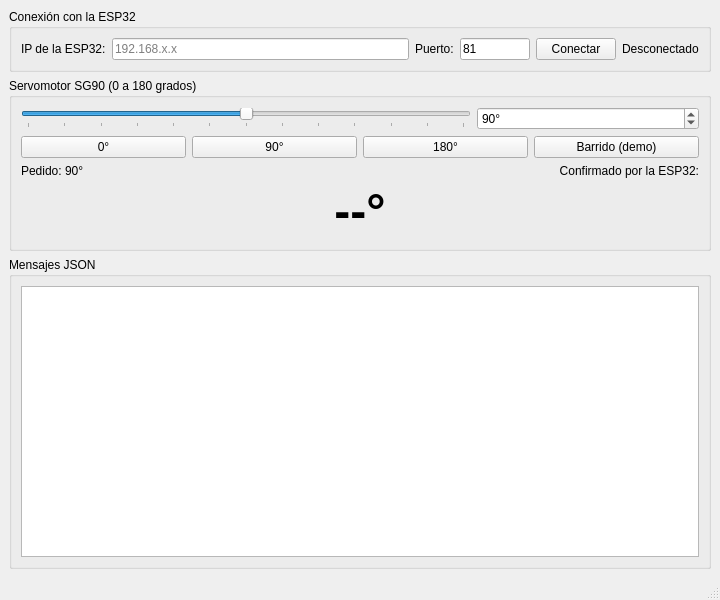
<?xml version="1.0" encoding="UTF-8"?>
<ui version="4.0">
 <class>MainWindow</class>
 <widget class="QMainWindow" name="MainWindow">
  <property name="geometry">
   <rect>
    <x>0</x>
    <y>0</y>
    <width>720</width>
    <height>600</height>
   </rect>
  </property>
  <property name="windowTitle">
   <string>TC05 - Servomotor SG90 por WebSocket (JSON)</string>
  </property>
  <widget class="QWidget" name="centralwidget">
   <layout class="QVBoxLayout" name="layoutPrincipal">
    <item>
     <widget class="QGroupBox" name="grupoConexion">
      <property name="title">
       <string>Conexión con la ESP32</string>
      </property>
      <layout class="QHBoxLayout" name="layoutConexion">
       <item>
        <widget class="QLabel" name="etiquetaIp">
         <property name="text">
          <string>IP de la ESP32:</string>
         </property>
        </widget>
       </item>
       <item>
        <widget class="QLineEdit" name="lineEditIp">
         <property name="placeholderText">
          <string>192.168.x.x</string>
         </property>
        </widget>
       </item>
       <item>
        <widget class="QLabel" name="etiquetaPuerto">
         <property name="text">
          <string>Puerto:</string>
         </property>
        </widget>
       </item>
       <item>
        <widget class="QLineEdit" name="lineEditPuerto">
         <property name="maximumSize">
          <size>
           <width>70</width>
           <height>16777215</height>
          </size>
         </property>
         <property name="text">
          <string>81</string>
         </property>
        </widget>
       </item>
       <item>
        <widget class="QPushButton" name="botonConectar">
         <property name="text">
          <string>Conectar</string>
         </property>
        </widget>
       </item>
       <item>
        <widget class="QLabel" name="etiquetaEstado">
         <property name="text">
          <string>Desconectado</string>
         </property>
        </widget>
       </item>
      </layout>
     </widget>
    </item>
    <item>
     <widget class="QGroupBox" name="grupoServo">
      <property name="title">
       <string>Servomotor SG90 (0 a 180 grados)</string>
      </property>
      <layout class="QGridLayout" name="layoutServo">
       <item row="0" column="0" colspan="2">
        <widget class="QSlider" name="deslizadorAngulo">
         <property name="maximum">
          <number>180</number>
         </property>
         <property name="value">
          <number>90</number>
         </property>
         <property name="orientation">
          <enum>Qt::Orientation::Horizontal</enum>
         </property>
         <property name="tickPosition">
          <enum>QSlider::TickPosition::TicksBelow</enum>
         </property>
         <property name="tickInterval">
          <number>15</number>
         </property>
        </widget>
       </item>
       <item row="0" column="2">
        <widget class="QSpinBox" name="cajaAngulo">
         <property name="suffix">
          <string>°</string>
         </property>
         <property name="maximum">
          <number>180</number>
         </property>
         <property name="value">
          <number>90</number>
         </property>
        </widget>
       </item>
       <item row="1" column="0" colspan="3">
        <layout class="QHBoxLayout" name="layoutPosiciones">
         <item>
          <widget class="QPushButton" name="boton0">
           <property name="text">
            <string>0°</string>
           </property>
          </widget>
         </item>
         <item>
          <widget class="QPushButton" name="boton90">
           <property name="text">
            <string>90°</string>
           </property>
          </widget>
         </item>
         <item>
          <widget class="QPushButton" name="boton180">
           <property name="text">
            <string>180°</string>
           </property>
          </widget>
         </item>
         <item>
          <widget class="QPushButton" name="botonBarrido">
           <property name="text">
            <string>Barrido (demo)</string>
           </property>
          </widget>
         </item>
        </layout>
       </item>
       <item row="2" column="0">
        <widget class="QLabel" name="etiquetaPedido">
         <property name="text">
          <string>Pedido: 90°</string>
         </property>
        </widget>
       </item>
       <item row="2" column="1" colspan="2">
        <widget class="QLabel" name="etiquetaTituloConfirmado">
         <property name="text">
          <string>Confirmado por la ESP32:</string>
         </property>
         <property name="alignment">
          <set>Qt::AlignmentFlag::AlignRight|Qt::AlignmentFlag::AlignVCenter</set>
         </property>
        </widget>
       </item>
       <item row="3" column="0" colspan="3">
        <widget class="QLabel" name="etiquetaConfirmado">
         <property name="font">
          <font>
           <pointsize>36</pointsize>
           <bold>true</bold>
          </font>
         </property>
         <property name="text">
          <string>--°</string>
         </property>
         <property name="alignment">
          <set>Qt::AlignmentFlag::AlignCenter</set>
         </property>
        </widget>
       </item>
      </layout>
     </widget>
    </item>
    <item>
     <widget class="QGroupBox" name="grupoRegistro">
      <property name="title">
       <string>Mensajes JSON</string>
      </property>
      <layout class="QVBoxLayout" name="layoutRegistro">
       <item>
        <widget class="QPlainTextEdit" name="registro">
         <property name="readOnly">
          <bool>true</bool>
         </property>
         <property name="maximumBlockCount">
          <number>500</number>
         </property>
        </widget>
       </item>
      </layout>
     </widget>
    </item>
   </layout>
  </widget>
  <widget class="QMenuBar" name="menubar">
   <property name="geometry">
    <rect>
     <x>0</x>
     <y>0</y>
     <width>720</width>
     <height>22</height>
    </rect>
   </property>
  </widget>
  <widget class="QStatusBar" name="statusbar"/>
 </widget>
 <tabstops>
  <tabstop>lineEditIp</tabstop>
  <tabstop>lineEditPuerto</tabstop>
  <tabstop>botonConectar</tabstop>
  <tabstop>deslizadorAngulo</tabstop>
  <tabstop>cajaAngulo</tabstop>
 </tabstops>
 <resources/>
 <connections/>
</ui>
